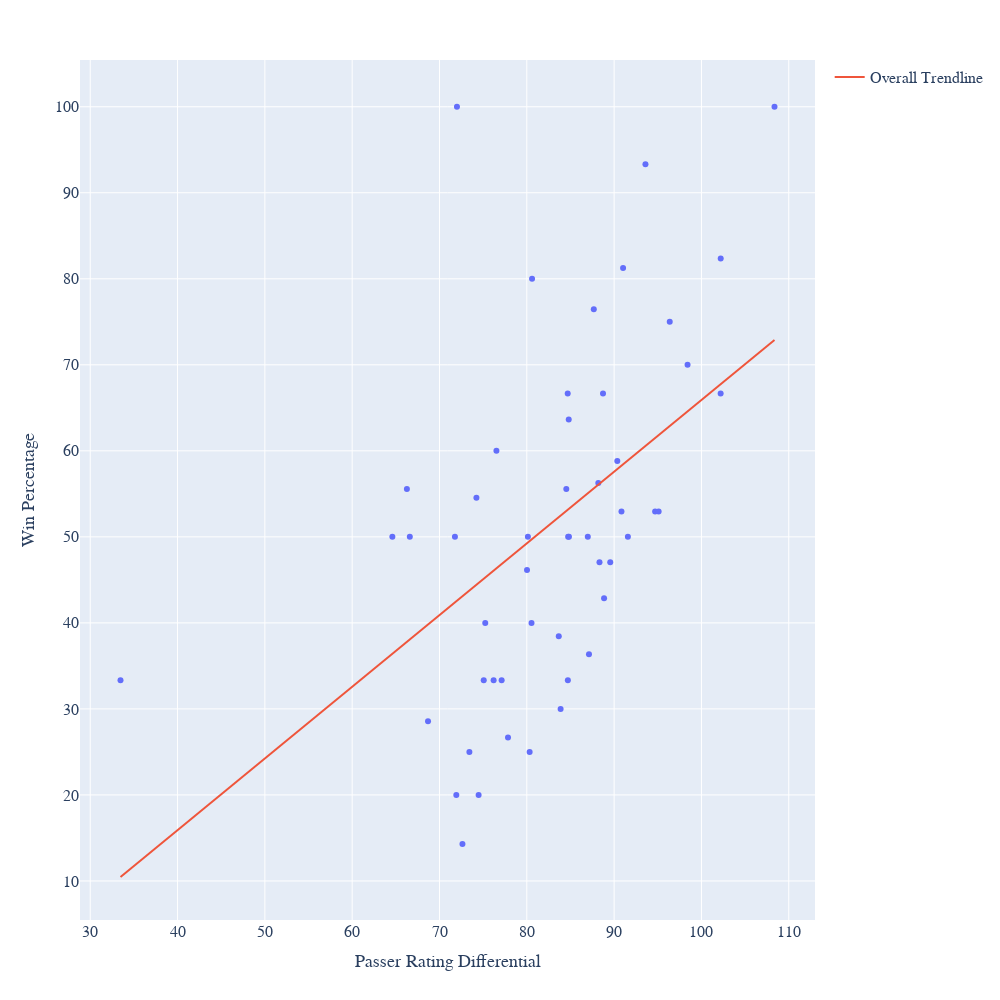

Source (notebook cell):
### Code cell
#No legend
#Remove text labels from points
dfQBDifRec4 = dfQBDifRec3[dfQBDifRec3["Win%"]>0]
def plotlyexpress1(df):
    fig = px.scatter(df, x="passer_rating", 
                     y="Win%", trendline="ols", 
                     trendline_scope="overall", 
                     #text=df["player_name"],
                     hover_name="player_name"
                    )
    
    
    fig.update_layout(
        font_family="Averta, sans-serif",
        hoverlabel_font_family="Averta, sans-serif",
        xaxis_title_text="Passer Rating Differential",
        xaxis_title_font_size=18,
        xaxis_tickfont_size=16,
        yaxis_title_text="Win Percentage",
        yaxis_title_font_size=18,
        yaxis_tickfont_size=16,
        hoverlabel_font_size=16,
        legend_font_size=16,
        height=1000,
        width=1000
    )    
    
    
    fig.show()
plotlyexpress1(dfQBDifRec4)

### Figure 1 — Plotly figure (JSON) as saved in the notebook; plotly's stock layout.template omitted (floating-point values rounded to 4 significant figures)
{"data": [{"hovertemplate": "<b>%{hovertext}</b><br><br>passer_rating=%{x}<br>Win%=%{y}<extra></extra>", "hovertext": ["Aaron Rodgers", "Andy Dalton", "Bailey Zappe", "Baker Mayfield", "Baker Mayfield", "Brett Rypien", "Brock Purdy", "Carson Wentz", "Colt McCoy", "Cooper Rush", "Dak Prescott", "Daniel Jones", "Davis Mills", "Derek Carr", "Deshaun Watson", "Desmond Ridder", "Geno Smith", "Jacoby Brissett", "Jalen Hurts", "Jameis Winston", "Jared Goff", "Jimmy Garoppolo", "Joe Burrow", "Joe Flacco", "Josh Allen", "Justin Fields", "Justin Herbert", "Kenny Pickett", "Kirk Cousins", "Kyler Murray", "Lamar Jackson", "Mac Jones", "Malik Willis", "Marcus Mariota", "Matt Ryan", "Matthew Stafford", "Mike White", "Mitchell Trubisky", "Patrick Mahomes", "Phillip Walker", "Russell Wilson", "Ryan Tannehill", "Sam Darnold", "Sam Howell", "Skylar Thompson", "Taylor Heinicke", "Tom Brady", "Trevor Lawrence", "Tua Tagovailoa", "Tyler Huntley", "Zach Wilson"], "legendgroup": "", "marker": {"color": "#636efa", "symbol": "circle"}, "mode": "markers", "name": "", "orientation": "v", "showlegend": false, "type": "scatter", "x": [88.32, 88.85, 91.58, 72.63, 75.24, 66.6, 108.4, 68.69, 75.07, 80.6, 88.73, 88.19, 74.48, 80.54, 71.77, 80.12, 94.69, 87.12, 93.59, 76.2, 95.09, 98.41, 96.37, 73.42, 91.02, 71.93, 90.36, 74.23, 87.67, 83.87, 84.8, 80.02, 33.47, 83.66, 77.12, 84.7, 80.33, 86.98, 102.2, 84.82, 77.85, 84.73, 84.68, 72, 64.6, 84.52, 89.55, 90.84, 102.2, 76.52, 66.27], "xaxis": "x", "y": [47.06, 42.86, 50, 14.29, 40, 50, 100, 28.57, 33.33, 80, 66.67, 56.25, 20, 40, 50, 50, 52.94, 36.36, 93.33, 33.33, 52.94, 70, 75, 25, 81.25, 20, 58.82, 54.55, 76.47, 30, 63.64, 46.15, 33.33, 38.46, 33.33, 33.33, 25, 50, 82.35, 50, 26.67, 50, 66.67, 100, 50, 55.56, 47.06, 52.94, 66.67, 60, 55.56], "yaxis": "y"}, {"hovertemplate": "<b>OLS trendline</b><br>Win% = 0.833335 * passer_rating + -17.4303<br>R<sup>2</sup>=0.245279<br><br>passer_rating=%{x}<br>Win%=%{y} <b>(trend)</b><extra></extra>", "legendgroup": "Overall Trendline", "line": {"color": "#EF553B"}, "mode": "lines", "name": "Overall Trendline", "showlegend": true, "type": "scatter", "x": [33.47, 64.6, 66.27, 66.6, 68.69, 71.77, 71.93, 72, 72.63, 73.42, 74.23, 74.48, 75.07, 75.24, 76.2, 76.52, 77.12, 77.85, 80.02, 80.12, 80.33, 80.54, 80.6, 83.66, 83.87, 84.52, 84.68, 84.7, 84.73, 84.8, 84.82, 86.98, 87.12, 87.67, 88.19, 88.32, 88.73, 88.85, 89.55, 90.36, 90.84, 91.02, 91.58, 93.59, 94.69, 95.09, 96.37, 98.41, 102.2, 102.2, 108.4], "xaxis": "x", "y": [10.46, 36.4, 37.79, 38.07, 39.81, 42.38, 42.51, 42.57, 43.09, 43.76, 44.43, 44.64, 45.13, 45.27, 46.07, 46.34, 46.83, 47.44, 49.26, 49.34, 49.51, 49.69, 49.74, 52.29, 52.46, 53.01, 53.14, 53.15, 53.18, 53.24, 53.26, 55.06, 55.17, 55.63, 56.06, 56.17, 56.51, 56.61, 57.2, 57.87, 58.27, 58.42, 58.88, 60.56, 61.48, 61.81, 62.88, 64.58, 67.74, 67.74, 72.88], "yaxis": "y"}], "layout": {"font": {"family": "Averta, sans-serif"}, "height": 1000, "hoverlabel": {"font": {"family": "Averta, sans-serif", "size": 16}}, "legend": {"font": {"size": 16}, "tracegroupgap": 0}, "margin": {"t": 60}, "width": 1000, "xaxis": {"anchor": "y", "domain": [0, 1], "tickfont": {"size": 16}, "title": {"font": {"size": 18}, "text": "Passer Rating Differential"}}, "yaxis": {"anchor": "x", "domain": [0, 1], "tickfont": {"size": 16}, "title": {"font": {"size": 18}, "text": "Win Percentage"}}}}
